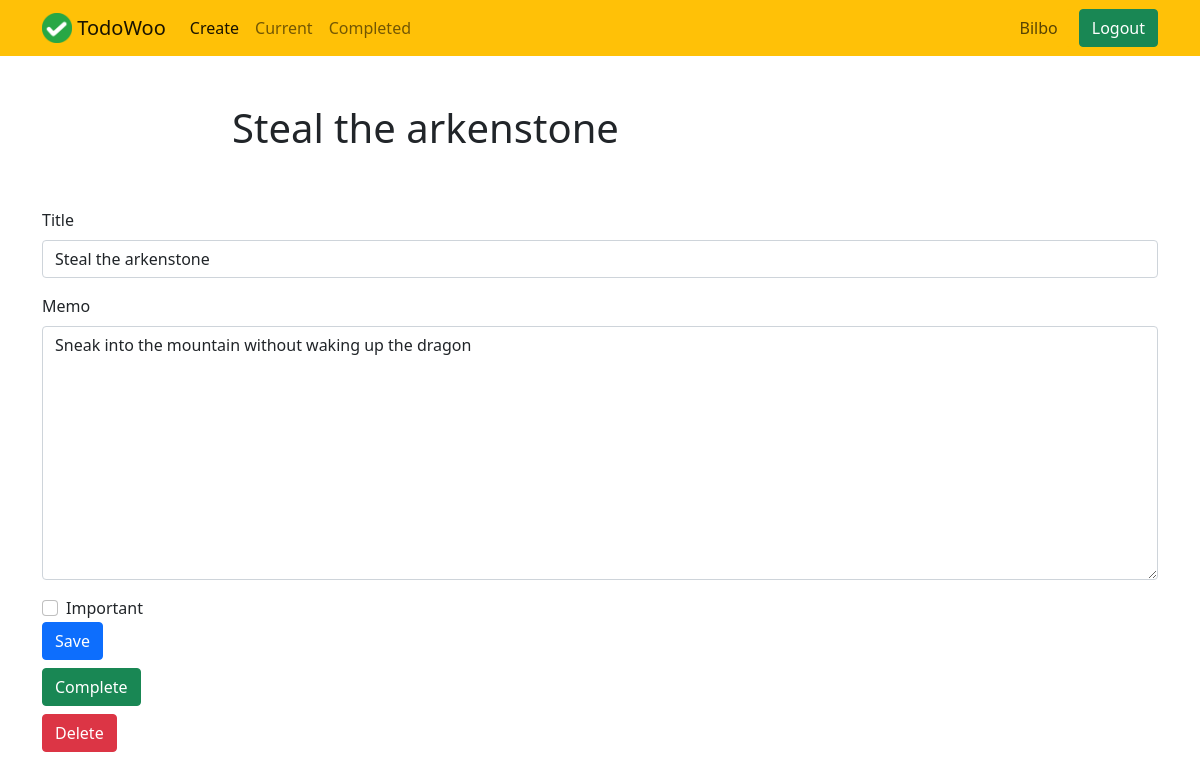
/todo/27 (signed in), run on an earlier commit of the app's database.
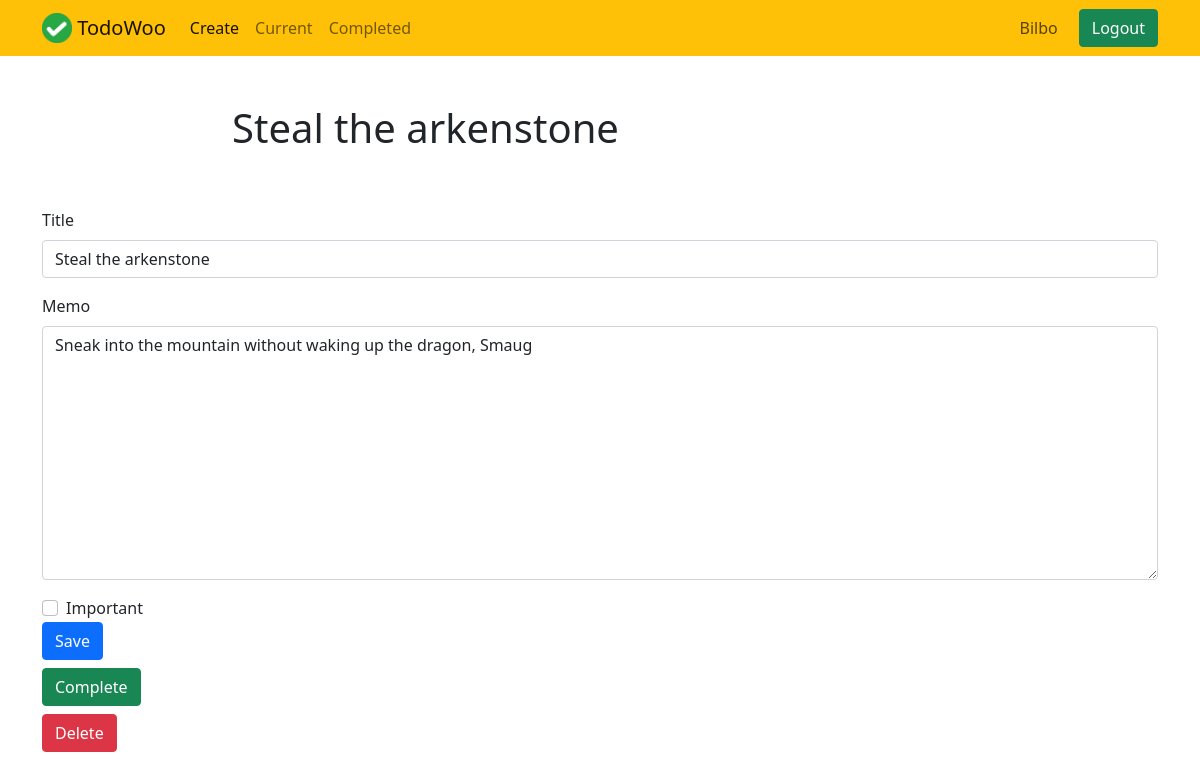
And on a later commit of the database.
### todo/models.py (models this page shows, shortened)
class Todo(models.Model):
	title = models.CharField(max_length=100)
	memo = models.TextField(blank=True)
	created = models.DateTimeField(auto_now_add=True)
	datecompleted = models.DateTimeField(null=True, blank=True)
	important = models.BooleanField(default=False)
	user = models.ForeignKey(User, on_delete=models.CASCADE)

### todo/views.py (the view, shortened to what this page needs)
# urls.py: path('todo/<int:todo_pk>', views.viewtodo, name='viewtodo'),
@login_required
def viewtodo(request, todo_pk):
	todo = get_object_or_404(Todo, pk=todo_pk, user = request.user)
	if request.method=='GET':
		form = TodoForm(instance=todo)
		return render(request, 'todo/viewtodo.html', {'todo': todo, 'form': form})

### todo/forms.py
class TodoForm(ModelForm):
	class Meta:
		model = Todo
		fields = ['title', 'memo', 'important']

### todo/templates/todo/viewtodo.html (shortened to what this page needs)
{% extends 'todo/base.html' %}
{% block content %}
<div class="row justify-content-center mt-5">
    <div class="col-md-8">
        <h1>{{ todo.title }}</h1>
    </div>
</div>
<div class="row justify-content-center mt-5">
	<form method="POST">
		<div class="mb-3">
		    <label for="title" class="form-label"> Title</label>
		    <input type="form-text" name="title" class="form-control" id="title" value="{{ todo.title }}" required>
		</div>
		<div class="mb-3">
			<label for="memo" class="form-label">Memo</label>
			<textarea name="memo" class="form-control" id="memo" rows="10">{{ todo.memo }}</textarea>
		</div>
		<div class="form-check">
			<input class="form-check-input" type="checkbox" name="important" id="important" {% if todo.important %}checked{% endif %}>
			<label class="form-check-label" for="important">
				Important
			</label>
		</div>
		<button type="submit" class="btn btn-primary">Save</button>
	</form>
	<form method="POST" action="{% url 'completetodo' todo.id %}">
		<button id="complete" type="submit" class="btn btn-success mt-2">Complete</button>
	</form>
	<form method="POST" action="{% url 'deletetodo' todo.id %}">
		<button id="delete" type="submit" class="btn btn-danger mt-2">Delete</button>
	</form>
</div>
{% endblock %}

What changed in the data, as far as the page shows it:
changed Todo "Steal the arkenstone": memo "Sneak into the mountain without waking up the dragon" → "Sneak into the mountain without waking up the dragon, Smaug"
